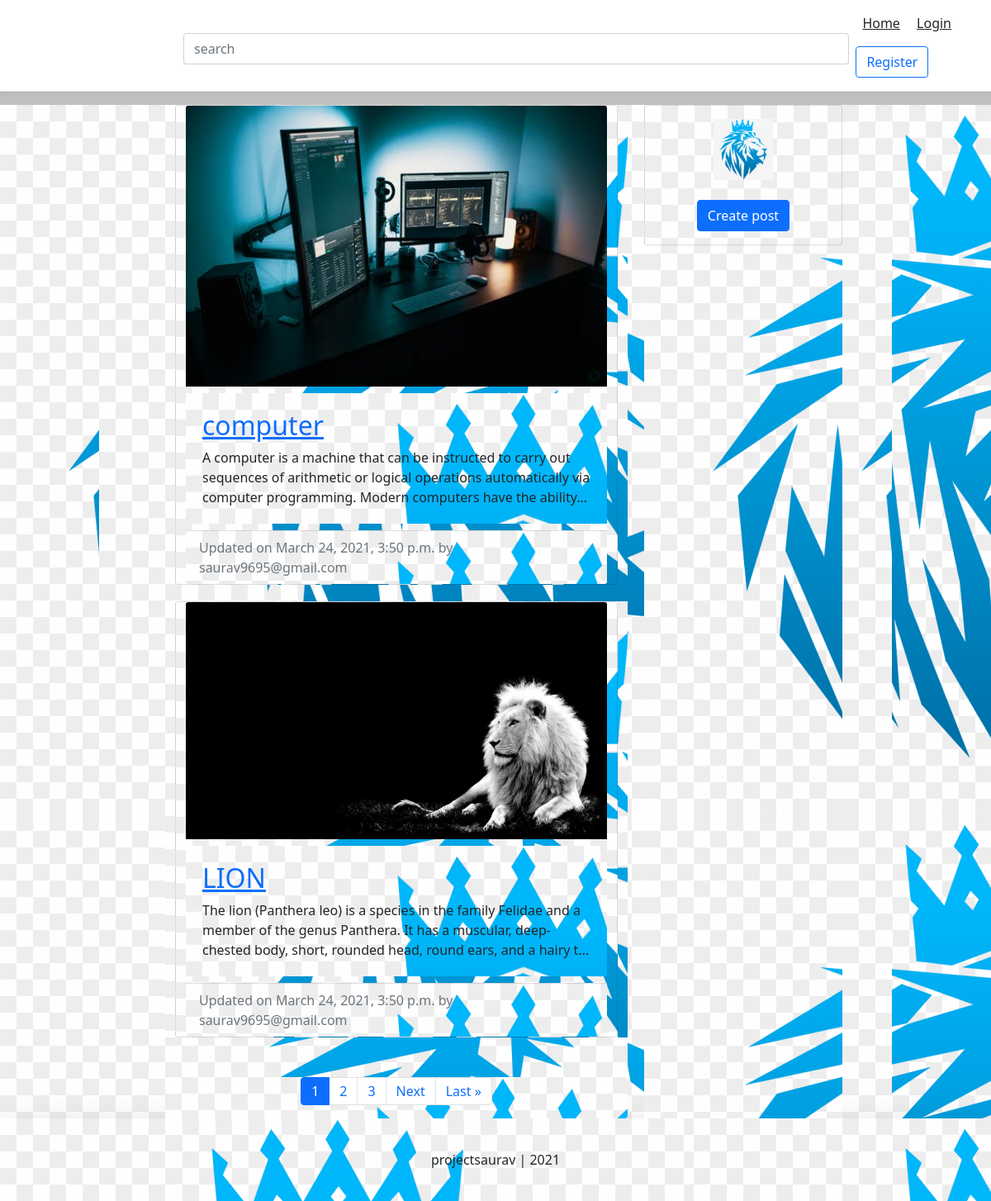
The page / on the database its author committed.
### blog/models.py (models this page shows, shortened)
class BlogPost(models.Model):
	title					=models.CharField(max_length=50, null=False, blank=False)
	body					=models.TextField(max_length=5000, null=False, blank=False)
	image					=models.ImageField(upload_to=upload_location, null=False, blank=False)
	date_published			=models.DateTimeField(auto_now_add=True, verbose_name="date published")
	date_updated			=models.DateTimeField(auto_now=True, verbose_name="date updated")
	author 					=models.ForeignKey(settings.AUTH_USER_MODEL, on_delete=models.CASCADE)
	slug 					=models.SlugField(blank=True, unique=True)

### account/models.py (models this page shows, shortened)
class Account(AbstractBaseUser):
	email					=models.EmailField(verbose_name="email", max_length=60, unique=True)
	username				=models.CharField(max_length=30, unique=True)
	date_joined				=models.DateTimeField(verbose_name='date_joined', auto_now_add=True)
	last_login				=models.DateTimeField(verbose_name='last_login', auto_now=True)
	is_admin				=models.BooleanField(default=False)
	is_active				=models.BooleanField(default=True)
	is_staff				=models.BooleanField(default=False)
	is_superuser			=models.BooleanField(default=False)
	USERNAME_FIELD ='email'
	REQUIRED_FIELDS =['username',]
	objects = MyAccountManager()
	def __str__(self):
		return self.email

### personal/views.py (the view)
# urls.py: path('', home_screen_view, name="home"),
def home_screen_view(request, *args, **kwargs):
	context = {}
	query = ""
	if request.GET:
		query = request.GET.get('q', '')
		context['query'] = str(query)
	blog_posts = sorted(get_blog_queryset(query), key=attrgetter('date_updated'), reverse=True)
	context['blog_posts'] = blog_posts
	page = request.GET.get('page', 1)
	blog_posts_paginator = Paginator(blog_posts, BLOG_POSTS_PER_PAGE)
	try:
		blog_posts = blog_posts_paginator.page(page)
	except PageNotAnInteger:
		blog_posts = blog_posts_paginator.page(BLOG_POSTS_PER_PAGE)
	except EmptyPage:
		blog_posts = blog_posts_paginator.page(blog_posts_paginator.num_pages)
	context['blog_posts'] = blog_posts
	return render(request, "personal/home.html", context)

### blog/views.py (called while the page is built)
def get_blog_queryset(query=None):
	queryset = []
	queries = query.split(" ") # python install 2021 = [python, install, 2021]
	for q in queries:
		posts = BlogPost.objects.filter(
				Q(title__icontains=q) |
				Q(body__icontains=q)
			).distinct()
		for post in posts:
			queryset.append(post)
	return list(set(queryset))

### personal/templates/personal/home.html (shortened to what this page needs)
{% extends 'base.html' %}
{% load static %}
{% block content %}
<div class="container">
	<div class="row">
		<div class="left-column col-lg-7 offset-lg-1">
			{% if blog_posts %}
				{% for post in blog_posts %}
					<div class="blog-post-container">
						{% include 'blog/snippets/blog_post_snippet.html' with blog_post=post %}
					</div>
				{% endfor %}
			{% else %}
				<div class="blog-post-container">
					{% include 'blog/snippets/blog_post_snippet.html' with query=query %}
				</div>
			{% endif %}
		{% include 'blog/snippets/blog_post_pagination.html' with blog_posts=blog_posts %}
		</div>
		<div class="right-column col-lg-3 d-lg-flex d-none flex-column">
			<div class="card create-post-bar d-flex flex-column p-3">
				<img class="img-fluid d-block m-auto pb-2" src="{% static 'sau.png' %}" width="72" height="72">
				<p class="m-auto"><a class="btn btn-primary" href="{% url 'blog:create' %}">Create post</a></p>
			</div>
		</div>
	</div>
</div>
{% endblock content %}

### templates/base.html (shortened to what this page needs)
<!DOCTYPE html>
<html lang=en>
<head>
	<link rel="stylesheet" href="https://stackpath.bootstrapcdn.com/bootstrap/4.3.1/css/bootstrap.min.css">
{% include 'snippets/header.html' %}
</head>
<body>
	<div class="main">
{% block content %}{% endblock content %}
	</div>
	{% include 'snippets/footer.html' %}
</body>
</html>

### templates/snippets/header.html (shortened to what this page needs)
<link href="https://cdn.jsdelivr.net/npm/bootstrap@5.0.0-beta2/dist/css/bootstrap.min.css" rel="stylesheet">
<header class="d-flex flex-column flex-md-row align-items-center p-3 px-md-4 mb-3 bg-body border-bottom shadow-sm">
  <div class="search-bar mt-sm-2 mr-2">
  	<from method="get">
		  <input type="text" class="form-control" name="q" id="id_q" placeholder="search">
  	</from>
  </div>
  <nav class="my-2 my-md-0 me-md-3">
  	{% if request.user.is_authenticated %}
    <p><a class="p-2 text-dark" href="{% url 'home' %}">Home</a>
		<a class="p-2 text-dark" href="{% url 'account' %}">Account</a>
		<a class="p-2 text-dark" href="{% url 'logout' %}">Logout</a></p>
	{% else %}
		<a class="p-2 text-dark" href="{% url 'home' %}">Home</a>
		<a class="p-2 text-dark"href="{% url 'login' %}">Login</a></p>
		<a class="btn btn-outline-primary" href="{% url 'register' %}">Register</a>
	{% endif %}
  </nav>
</header>

### blog/templates/blog/snippets/blog_post_snippet.html (shortened to what this page needs)
{% if blog_post %}
<div class="container">
	<div class="row">
		<div class="card m-auto">
			<a href="{% url 'blog:detail' post.slug %}">
				<img class="card-img-top" src="{{blog_post.image.url}}">
			</a>
			<div class="card-body mt-2 mb-2">
				<a href="{% url 'blog:detail' post.slug %}">
					<h2 class="card-title">{{blog_post.title}}</h2>
				</a>
				<p class="card-text">{{blog_post.body|safe|truncatechars:180}}</p>
			</div>
			<div class="card-footer text-muted">
			  Updated on {{blog_post.date_updated}} by {{blog_post.author}}
			</div>
		</div>
	</div>
</div>
{% endif %}

### blog/templates/blog/snippets/blog_post_pagination.html (shortened to what this page needs)
<div class="d-flex flex-column m-auto pagination mt-5">
<nav aria-label="Page navigation">
<ul class="pagination pg-grey justify-content-center">
	{% for i in blog_posts.paginator.page_range %}
		{% if blog_posts.number == i %}
			<li class="page-item active"><a class="page-link">{{ i }}</a></li>
		{% else %}
			<li class="page-item" ><a class="page-link" href="?{% if query %}q={{query}}&{% endif %}page={{ i }}">{{ i }}</a></li>
		{% endif %}
	{% endfor %}
    {% if blog_posts.has_next %}
    	<li class="page-item">
		  <a class="page-link" href="?{% if query %}q={{query}}&{% endif %}page={{ blog_posts.next_page_number }}">Next</a>
		</li>
		<li class="page-item">
		  <a class="page-link"  href="?{% if query %}q={{query}}&{% endif %}page={{ blog_posts.paginator.num_pages }}">Last &raquo;</a>
		</li>
    {% endif %}
</ul>
</nav>
</div>

### templates/snippets/footer.html (shortened to what this page needs)
<div class="d-flex flex-row align-items-center footer bg-white shadow-lg">
	<p class="m-auto">projectsaurav | 2021</p>
</div>

### templates/snippets/header.html (style rules this page uses)
html { font-size: 14px; }
@media (min-width: 768px) { html { font-size: 16px; } }
.container { max-width: 960px; }
.search-bar { width: 70%; }

### templates/snippets/base_css.html (style rules this page uses)
body { background-color: #c0c0c0; }
div { background-image: url('sau.png'); }

### templates/base.html (style rules this page uses)
.main { min-height: 100vh; height: 100%; }

### personal/templates/personal/home.html (style rules this page uses)
@media (min-width: 768px) { .right-column { margin-left: 20px; } }
.blog-post-container { margin-bottom: 20px; width: 100%; }
.create-post-bar { background-color: #fff; margin-bottom:20px; }
.left-column { padding:0px; }
.right-column { padding:0px; }

### blog/templates/blog/snippets/blog_post_snippet.html (style rules this page uses)
.card { max-width: 700px; width: 100%; }
.card-body { padding: 20px; }

### templates/snippets/footer.html (style rules this page uses)
.footer { min-height: 100px; }

### rows shown on the page
BlogPost: image (picture), title "computer", body "A computer is a machine that can be instructed to carry out sequences of arithmetic or logical operations automatically via computer programming. Modern computers have the ability…", date_updated "March 24, 2021, 3:50 p.m.", author "saurav9695@gmail.com"
BlogPost: image (picture), title "LION", body "The lion (Panthera leo) is a species in the family Felidae and a member of the genus Panthera. It has a muscular, deep-chested body, short, rounded head, round ears, and a hairy t…", date_updated "March 24, 2021, 3:50 p.m.", author "saurav9695@gmail.com"

### other values the page prints
{{ i }} "1"
{{ i }} "2" "3"
